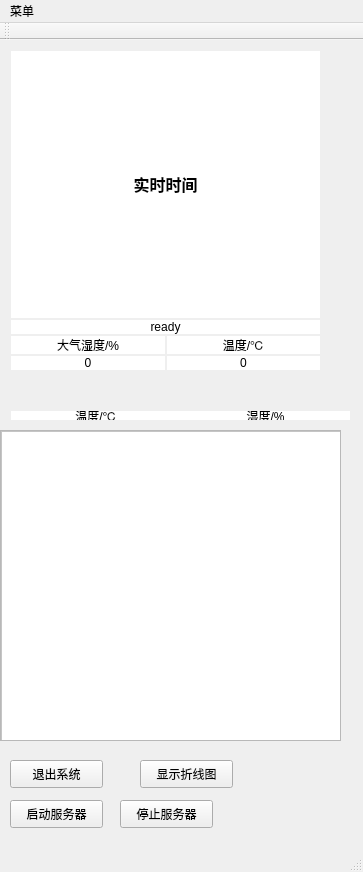
<?xml version="1.0" encoding="UTF-8"?>
<ui version="4.0">
 <class>DataReceiverClass</class>
 <widget class="QMainWindow" name="DataReceiverClass">
  <property name="geometry">
   <rect>
    <x>0</x>
    <y>0</y>
    <width>363</width>
    <height>872</height>
   </rect>
  </property>
  <property name="windowTitle">
   <string>DataReceiver</string>
  </property>
  <property name="styleSheet">
   <string notr="true">background-image: url(:/DataReceiver/image/7.jpg);</string>
  </property>
  <widget class="QWidget" name="centralWidget">
   <widget class="QWidget" name="horizontalLayoutWidget">
    <property name="geometry">
     <rect>
      <x>0</x>
      <y>360</y>
      <width>361</width>
      <height>31</height>
     </rect>
    </property>
    <layout class="QHBoxLayout" name="horizontalLayout">
     <property name="spacing">
      <number>0</number>
     </property>
     <item>
      <widget class="QLabel" name="label_3">
       <property name="styleSheet">
        <string notr="true">background-color: rgb(255, 255, 255);
border-color: rgb(0, 0, 0);
color: rgb(0, 0, 0);
font: 12pt &quot;方正舒体&quot;;</string>
       </property>
       <property name="text">
        <string>温度/℃</string>
       </property>
       <property name="alignment">
        <set>Qt::AlignCenter</set>
       </property>
      </widget>
     </item>
     <item>
      <widget class="QLabel" name="label_4">
       <property name="styleSheet">
        <string notr="true">background-color: rgb(255, 255, 255);
border-color: rgb(0, 0, 0);
color: rgb(0, 0, 0);
font: 12pt &quot;方正舒体&quot;;</string>
       </property>
       <property name="text">
        <string>湿度/%</string>
       </property>
       <property name="alignment">
        <set>Qt::AlignCenter</set>
       </property>
      </widget>
     </item>
    </layout>
   </widget>
   <widget class="QWidget" name="gridLayoutWidget">
    <property name="geometry">
     <rect>
      <x>0</x>
      <y>390</y>
      <width>341</width>
      <height>311</height>
     </rect>
    </property>
    <layout class="QGridLayout" name="gridLayout" rowstretch="0" columnstretch="0"/>
   </widget>
   <widget class="QWidget" name="gridLayoutWidget_2">
    <property name="geometry">
     <rect>
      <x>0</x>
      <y>0</y>
      <width>331</width>
      <height>341</height>
     </rect>
    </property>
    <layout class="QGridLayout" name="gridLayout_2" rowstretch="1,0,0,0,0,0">
     <property name="spacing">
      <number>2</number>
     </property>
     <item row="1" column="0" rowspan="3" colspan="2">
      <widget class="QLabel" name="timelabel">
       <property name="styleSheet">
        <string notr="true">background-color: rgb(255, 255, 255);
border-color: rgb(0, 0, 0);
color: rgb(0, 0, 0);
font: 75 16pt &quot;Berlin Sans FB Demi&quot;;</string>
       </property>
       <property name="text">
        <string>ready</string>
       </property>
       <property name="alignment">
        <set>Qt::AlignCenter</set>
       </property>
      </widget>
     </item>
     <item row="4" column="0">
      <widget class="QLabel" name="RHtitle">
       <property name="styleSheet">
        <string notr="true">background-color: rgb(255, 255, 255);
border-color: rgb(0, 0, 0);
color: rgb(0, 0, 0);
font: 12pt &quot;方正舒体&quot;;</string>
       </property>
       <property name="text">
        <string>大气湿度/%</string>
       </property>
       <property name="alignment">
        <set>Qt::AlignCenter</set>
       </property>
      </widget>
     </item>
     <item row="5" column="1">
      <widget class="QLabel" name="temp">
       <property name="styleSheet">
        <string notr="true">background-color: rgb(255, 255, 255);
border-color: rgb(0, 0, 0);
color: rgb(0, 0, 0);
font: 75 16pt &quot;Berlin Sans FB Demi&quot;;</string>
       </property>
       <property name="text">
        <string>0</string>
       </property>
       <property name="alignment">
        <set>Qt::AlignCenter</set>
       </property>
      </widget>
     </item>
     <item row="5" column="0">
      <widget class="QLabel" name="RH">
       <property name="styleSheet">
        <string notr="true">background-color: rgb(255, 255, 255);
border-color: rgb(0, 0, 0);
color: rgb(0, 0, 0);
font: 75 16pt &quot;Berlin Sans FB Demi&quot;;</string>
       </property>
       <property name="text">
        <string>0</string>
       </property>
       <property name="alignment">
        <set>Qt::AlignCenter</set>
       </property>
      </widget>
     </item>
     <item row="0" column="0" colspan="2">
      <widget class="QLabel" name="label">
       <property name="styleSheet">
        <string notr="true">background-color: rgb(255, 255, 255);
border-color: rgb(0, 0, 0);
color: rgb(0, 0, 0);
font: 12pt &quot;方正舒体&quot;;</string>
       </property>
       <property name="text">
        <string>&lt;html&gt;&lt;head/&gt;&lt;body&gt;&lt;p&gt;&lt;span style=&quot; font-size:12pt; font-weight:600;&quot;&gt;实时时间&lt;/span&gt;&lt;/p&gt;&lt;/body&gt;&lt;/html&gt;</string>
       </property>
       <property name="alignment">
        <set>Qt::AlignCenter</set>
       </property>
      </widget>
     </item>
     <item row="4" column="1">
      <widget class="QLabel" name="temptitle">
       <property name="styleSheet">
        <string notr="true">background-color: rgb(255, 255, 255);
border-color: rgb(0, 0, 0);
color: rgb(0, 0, 0);
font: 12pt &quot;方正舒体&quot;;</string>
       </property>
       <property name="text">
        <string>温度/℃</string>
       </property>
       <property name="alignment">
        <set>Qt::AlignCenter</set>
       </property>
      </widget>
     </item>
    </layout>
   </widget>
   <widget class="QPushButton" name="showchartbtm">
    <property name="geometry">
     <rect>
      <x>140</x>
      <y>720</y>
      <width>93</width>
      <height>28</height>
     </rect>
    </property>
    <property name="styleSheet">
     <string notr="true">border-image: url(:/DataReceiver/image/9.jpg);</string>
    </property>
    <property name="text">
     <string>显示折线图</string>
    </property>
   </widget>
   <widget class="QPushButton" name="exit">
    <property name="geometry">
     <rect>
      <x>10</x>
      <y>720</y>
      <width>93</width>
      <height>28</height>
     </rect>
    </property>
    <property name="styleSheet">
     <string notr="true">border-image: url(:/DataReceiver/image/9.jpg);</string>
    </property>
    <property name="text">
     <string>退出系统</string>
    </property>
   </widget>
   <widget class="QScrollArea" name="scrollArea">
    <property name="geometry">
     <rect>
      <x>0</x>
      <y>390</y>
      <width>341</width>
      <height>311</height>
     </rect>
    </property>
    <property name="widgetResizable">
     <bool>true</bool>
    </property>
    <widget class="QWidget" name="scrollAreaWidgetContents">
     <property name="geometry">
      <rect>
       <x>0</x>
       <y>0</y>
       <width>339</width>
       <height>309</height>
      </rect>
     </property>
     <widget class="QTableView" name="tableView">
      <property name="geometry">
       <rect>
        <x>0</x>
        <y>0</y>
        <width>341</width>
        <height>311</height>
       </rect>
      </property>
      <property name="styleSheet">
       <string notr="true">color: rgb(0, 0, 0);
font: 25 9pt &quot;Bahnschrift Light&quot;;
background-color: rgb(255, 255, 255);</string>
      </property>
      <property name="textElideMode">
       <enum>Qt::ElideMiddle</enum>
      </property>
     </widget>
    </widget>
   </widget>
   <widget class="QPushButton" name="startServer">
    <property name="geometry">
     <rect>
      <x>10</x>
      <y>760</y>
      <width>93</width>
      <height>28</height>
     </rect>
    </property>
    <property name="text">
     <string>启动服务器</string>
    </property>
   </widget>
   <widget class="QPushButton" name="stopServer">
    <property name="geometry">
     <rect>
      <x>120</x>
      <y>760</y>
      <width>93</width>
      <height>28</height>
     </rect>
    </property>
    <property name="text">
     <string>停止服务器</string>
    </property>
   </widget>
  </widget>
  <widget class="QMenuBar" name="menuBar">
   <property name="geometry">
    <rect>
     <x>0</x>
     <y>0</y>
     <width>363</width>
     <height>26</height>
    </rect>
   </property>
   <widget class="QMenu" name="menu">
    <property name="title">
     <string>菜单</string>
    </property>
    <addaction name="action"/>
    <addaction name="chartshowButton"/>
   </widget>
   <addaction name="menu"/>
  </widget>
  <widget class="QToolBar" name="mainToolBar">
   <attribute name="toolBarArea">
    <enum>TopToolBarArea</enum>
   </attribute>
   <attribute name="toolBarBreak">
    <bool>false</bool>
   </attribute>
  </widget>
  <widget class="QStatusBar" name="statusBar"/>
  <action name="action">
   <property name="checkable">
    <bool>true</bool>
   </property>
   <property name="text">
    <string>启动服务器</string>
   </property>
  </action>
  <action name="chartshowButton">
   <property name="text">
    <string>显示图表</string>
   </property>
  </action>
 </widget>
 <layoutdefault spacing="6" margin="11"/>
 <resources>
  <include location="DataReceiver.qrc"/>
 </resources>
 <connections/>
</ui>
